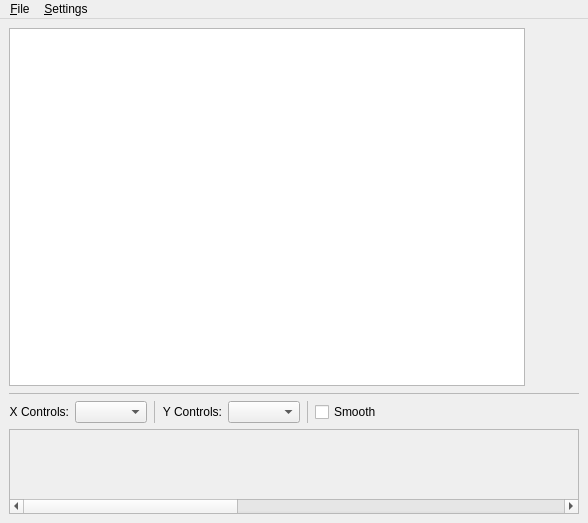
<?xml version="1.0" encoding="UTF-8"?>
<ui version="4.0">
 <class>XYControllerW</class>
 <widget class="QMainWindow" name="XYControllerW">
  <property name="geometry">
   <rect>
    <x>0</x>
    <y>0</y>
    <width>588</width>
    <height>523</height>
   </rect>
  </property>
  <property name="windowTitle">
   <string>XY Controller</string>
  </property>
  <widget class="QWidget" name="centralwidget">
   <layout class="QVBoxLayout" name="verticalLayout_2">
    <item>
     <layout class="QHBoxLayout" name="horizontalLayout_3">
      <item>
       <widget class="QGraphicsView" name="graphicsView">
        <property name="verticalScrollBarPolicy">
         <enum>Qt::ScrollBarAlwaysOff</enum>
        </property>
        <property name="horizontalScrollBarPolicy">
         <enum>Qt::ScrollBarAlwaysOff</enum>
        </property>
       </widget>
      </item>
      <item>
       <layout class="QVBoxLayout" name="verticalLayout">
        <item>
         <spacer name="verticalSpacer0">
          <property name="orientation">
           <enum>Qt::Vertical</enum>
          </property>
          <property name="sizeType">
           <enum>QSizePolicy::Fixed</enum>
          </property>
          <property name="minimumSize">
           <size>
            <width>48</width>
            <height>0</height>
           </size>
          </property>
         </spacer>
        </item>
        <item>
         <widget class="QWidget" name="dial_x">
          <property name="minimumSize">
           <size>
            <width>48</width>
            <height>58</height>
           </size>
          </property>
          <property name="maximumSize">
           <size>
            <width>48</width>
            <height>58</height>
           </size>
          </property>
         </widget>
        </item>
        <item>
         <widget class="QWidget" name="dial_out_x">
          <property name="minimumSize">
           <size>
            <width>48</width>
            <height>58</height>
           </size>
          </property>
          <property name="maximumSize">
           <size>
            <width>48</width>
            <height>58</height>
           </size>
          </property>
         </widget>
        </item>
        <item>
         <spacer name="verticalSpacer1">
          <property name="orientation">
           <enum>Qt::Vertical</enum>
          </property>
          <property name="sizeType">
           <enum>QSizePolicy::Fixed</enum>
          </property>
          <property name="minimumSize">
           <size>
            <width>48</width>
            <height>0</height>
           </size>
          </property>
         </spacer>
        </item>
        <item>
         <widget class="QWidget" name="dial_y">
          <property name="minimumSize">
           <size>
            <width>48</width>
            <height>58</height>
           </size>
          </property>
          <property name="maximumSize">
           <size>
            <width>48</width>
            <height>58</height>
           </size>
          </property>
         </widget>
        </item>
        <item>
         <widget class="QWidget" name="dial_out_y">
          <property name="minimumSize">
           <size>
            <width>48</width>
            <height>58</height>
           </size>
          </property>
          <property name="maximumSize">
           <size>
            <width>48</width>
            <height>58</height>
           </size>
          </property>
         </widget>
        </item>
        <item>
         <spacer name="verticalSpacer2">
          <property name="orientation">
           <enum>Qt::Vertical</enum>
          </property>
          <property name="sizeType">
           <enum>QSizePolicy::Fixed</enum>
          </property>
          <property name="minimumSize">
           <size>
            <width>48</width>
            <height>0</height>
           </size>
          </property>
         </spacer>
        </item>
       </layout>
      </item>
     </layout>
    </item>
    <item>
     <widget class="Line" name="line_2">
      <property name="lineWidth">
       <number>0</number>
      </property>
      <property name="midLineWidth">
       <number>1</number>
      </property>
      <property name="orientation">
       <enum>Qt::Horizontal</enum>
      </property>
     </widget>
    </item>
    <item>
     <layout class="QHBoxLayout" name="horizontalLayout">
      <item>
       <widget class="QLabel" name="label_x_controls">
        <property name="text">
         <string>X Controls:</string>
        </property>
        <property name="alignment">
         <set>Qt::AlignRight|Qt::AlignTrailing|Qt::AlignVCenter</set>
        </property>
       </widget>
      </item>
      <item>
       <widget class="QComboBox" name="cb_control_x"/>
      </item>
      <item>
       <widget class="Line" name="line">
        <property name="lineWidth">
         <number>0</number>
        </property>
        <property name="midLineWidth">
         <number>1</number>
        </property>
        <property name="orientation">
         <enum>Qt::Vertical</enum>
        </property>
       </widget>
      </item>
      <item>
       <widget class="QLabel" name="label_y_controls">
        <property name="text">
         <string>Y Controls:</string>
        </property>
        <property name="alignment">
         <set>Qt::AlignRight|Qt::AlignTrailing|Qt::AlignVCenter</set>
        </property>
       </widget>
      </item>
      <item>
       <widget class="QComboBox" name="cb_control_y"/>
      </item>
      <item>
       <widget class="Line" name="line_3">
        <property name="lineWidth">
         <number>0</number>
        </property>
        <property name="midLineWidth">
         <number>1</number>
        </property>
        <property name="orientation">
         <enum>Qt::Vertical</enum>
        </property>
       </widget>
      </item>
      <item>
       <widget class="QCheckBox" name="cb_smooth">
        <property name="text">
         <string>Smooth</string>
        </property>
       </widget>
      </item>
      <item>
       <spacer name="horizontalSpacer_2">
        <property name="orientation">
         <enum>Qt::Horizontal</enum>
        </property>
        <property name="sizeHint" stdset="0">
         <size>
          <width>40</width>
          <height>20</height>
         </size>
        </property>
       </spacer>
      </item>
     </layout>
    </item>
    <item>
     <widget class="QScrollArea" name="scrollArea">
      <property name="sizePolicy">
       <sizepolicy hsizetype="Expanding" vsizetype="Fixed">
        <horstretch>0</horstretch>
        <verstretch>0</verstretch>
       </sizepolicy>
      </property>
      <property name="verticalScrollBarPolicy">
       <enum>Qt::ScrollBarAlwaysOff</enum>
      </property>
      <property name="horizontalScrollBarPolicy">
       <enum>Qt::ScrollBarAlwaysOn</enum>
      </property>
      <property name="alignment">
       <set>Qt::AlignCenter</set>
      </property>
      <widget class="QWidget" name="scrollAreaWidgetContents">
       <property name="geometry">
        <rect>
         <x>0</x>
         <y>0</y>
         <width>1440</width>
         <height>69</height>
        </rect>
       </property>
       <property name="sizePolicy">
        <sizepolicy hsizetype="Fixed" vsizetype="Fixed">
         <horstretch>0</horstretch>
         <verstretch>0</verstretch>
        </sizepolicy>
       </property>
       <property name="minimumSize">
        <size>
         <width>1440</width>
         <height>69</height>
        </size>
       </property>
       <property name="maximumSize">
        <size>
         <width>1440</width>
         <height>69</height>
        </size>
       </property>
       <layout class="QHBoxLayout" name="horizontalLayout_2">
        <property name="spacing">
         <number>0</number>
        </property>
        <property name="leftMargin">
         <number>0</number>
        </property>
        <property name="topMargin">
         <number>0</number>
        </property>
        <property name="rightMargin">
         <number>0</number>
        </property>
        <property name="bottomMargin">
         <number>0</number>
        </property>
        <item>
         <widget class="PixmapKeyboard" name="keyboard" native="true">
          <property name="sizePolicy">
           <sizepolicy hsizetype="Fixed" vsizetype="Fixed">
            <horstretch>0</horstretch>
            <verstretch>0</verstretch>
           </sizepolicy>
          </property>
          <property name="minimumSize">
           <size>
            <width>1440</width>
            <height>69</height>
           </size>
          </property>
          <property name="maximumSize">
           <size>
            <width>1440</width>
            <height>69</height>
           </size>
          </property>
         </widget>
        </item>
       </layout>
      </widget>
     </widget>
    </item>
   </layout>
  </widget>
  <widget class="QMenuBar" name="menubar">
   <property name="geometry">
    <rect>
     <x>0</x>
     <y>0</y>
     <width>588</width>
     <height>27</height>
    </rect>
   </property>
   <widget class="QMenu" name="menu_Settings">
    <property name="title">
     <string>&amp;Settings</string>
    </property>
    <widget class="QMenu" name="menu_Channels">
     <property name="title">
      <string>Channels</string>
     </property>
     <addaction name="act_ch_01"/>
     <addaction name="act_ch_02"/>
     <addaction name="act_ch_03"/>
     <addaction name="act_ch_04"/>
     <addaction name="act_ch_05"/>
     <addaction name="act_ch_06"/>
     <addaction name="act_ch_07"/>
     <addaction name="act_ch_08"/>
     <addaction name="act_ch_09"/>
     <addaction name="act_ch_10"/>
     <addaction name="act_ch_11"/>
     <addaction name="act_ch_12"/>
     <addaction name="act_ch_13"/>
     <addaction name="act_ch_14"/>
     <addaction name="act_ch_15"/>
     <addaction name="act_ch_16"/>
     <addaction name="separator"/>
     <addaction name="act_ch_all"/>
     <addaction name="act_ch_none"/>
    </widget>
    <addaction name="menu_Channels"/>
    <addaction name="act_show_keyboard"/>
   </widget>
   <widget class="QMenu" name="menu_File">
    <property name="title">
     <string>&amp;File</string>
    </property>
    <addaction name="act_quit"/>
   </widget>
   <addaction name="menu_File"/>
   <addaction name="menu_Settings"/>
  </widget>
  <action name="act_show_keyboard">
   <property name="checkable">
    <bool>true</bool>
   </property>
   <property name="text">
    <string>Show MIDI &amp;Keyboard</string>
   </property>
  </action>
  <action name="act_ch_all">
   <property name="text">
    <string>(All)</string>
   </property>
  </action>
  <action name="act_ch_01">
   <property name="checkable">
    <bool>true</bool>
   </property>
   <property name="text">
    <string>1</string>
   </property>
  </action>
  <action name="act_ch_02">
   <property name="checkable">
    <bool>true</bool>
   </property>
   <property name="text">
    <string>2</string>
   </property>
  </action>
  <action name="act_ch_03">
   <property name="checkable">
    <bool>true</bool>
   </property>
   <property name="text">
    <string>3</string>
   </property>
  </action>
  <action name="act_ch_04">
   <property name="checkable">
    <bool>true</bool>
   </property>
   <property name="text">
    <string>4</string>
   </property>
  </action>
  <action name="act_ch_05">
   <property name="checkable">
    <bool>true</bool>
   </property>
   <property name="text">
    <string>5</string>
   </property>
  </action>
  <action name="act_ch_06">
   <property name="checkable">
    <bool>true</bool>
   </property>
   <property name="text">
    <string>6</string>
   </property>
  </action>
  <action name="act_ch_07">
   <property name="checkable">
    <bool>true</bool>
   </property>
   <property name="text">
    <string>7</string>
   </property>
  </action>
  <action name="act_ch_08">
   <property name="checkable">
    <bool>true</bool>
   </property>
   <property name="text">
    <string>8</string>
   </property>
  </action>
  <action name="act_ch_09">
   <property name="checkable">
    <bool>true</bool>
   </property>
   <property name="text">
    <string>9</string>
   </property>
  </action>
  <action name="act_ch_10">
   <property name="checkable">
    <bool>true</bool>
   </property>
   <property name="text">
    <string>10</string>
   </property>
  </action>
  <action name="act_ch_11">
   <property name="checkable">
    <bool>true</bool>
   </property>
   <property name="text">
    <string>11</string>
   </property>
  </action>
  <action name="act_ch_12">
   <property name="checkable">
    <bool>true</bool>
   </property>
   <property name="text">
    <string>12</string>
   </property>
  </action>
  <action name="act_ch_13">
   <property name="checkable">
    <bool>true</bool>
   </property>
   <property name="text">
    <string>13</string>
   </property>
  </action>
  <action name="act_ch_14">
   <property name="checkable">
    <bool>true</bool>
   </property>
   <property name="text">
    <string>14</string>
   </property>
  </action>
  <action name="act_ch_15">
   <property name="checkable">
    <bool>true</bool>
   </property>
   <property name="text">
    <string>15</string>
   </property>
  </action>
  <action name="act_ch_16">
   <property name="checkable">
    <bool>true</bool>
   </property>
   <property name="text">
    <string>16</string>
   </property>
  </action>
  <action name="act_quit">
   <property name="icon">
    <iconset>
     <normaloff>:/16x16/application-exit.png</normaloff>:/16x16/application-exit.png</iconset>
   </property>
   <property name="text">
    <string>&amp;Quit</string>
   </property>
   <property name="shortcut">
    <string>Esc</string>
   </property>
  </action>
  <action name="act_ch_none">
   <property name="text">
    <string>(None)</string>
   </property>
  </action>
 </widget>
 <customwidgets>
  <customwidget>
   <class>PixmapKeyboard</class>
   <extends>QWidget</extends>
   <header>widgets/pixmapkeyboard</header>
   <container>1</container>
  </customwidget>
  <customwidget>
   <class>ScalableDial</class>
   <extends>QDial</extends>
   <header>widgets/scalabledial</header>
  </customwidget>
 </customwidgets>
 <resources>
  <include location="../resources.qrc"/>
 </resources>
 <connections>
  <connection>
   <sender>act_quit</sender>
   <signal>triggered()</signal>
   <receiver>XYControllerW</receiver>
   <slot>close()</slot>
   <hints>
    <hint type="sourcelabel">
     <x>-1</x>
     <y>-1</y>
    </hint>
    <hint type="destinationlabel">
     <x>239</x>
     <y>222</y>
    </hint>
   </hints>
  </connection>
 </connections>
</ui>
